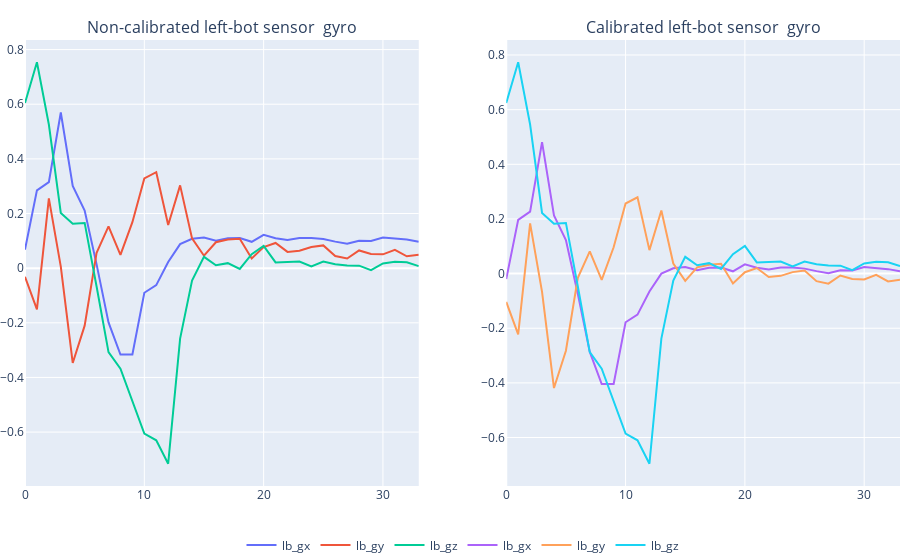

The code cell stored with this chart in its notebook:
### Code cell
title_t = 'Non-calibrated left-bot sensor '
title_b = 'Calibrated left-bot sensor '

show_plots(lb,calibrated_lb,title_t,title_b,False)
